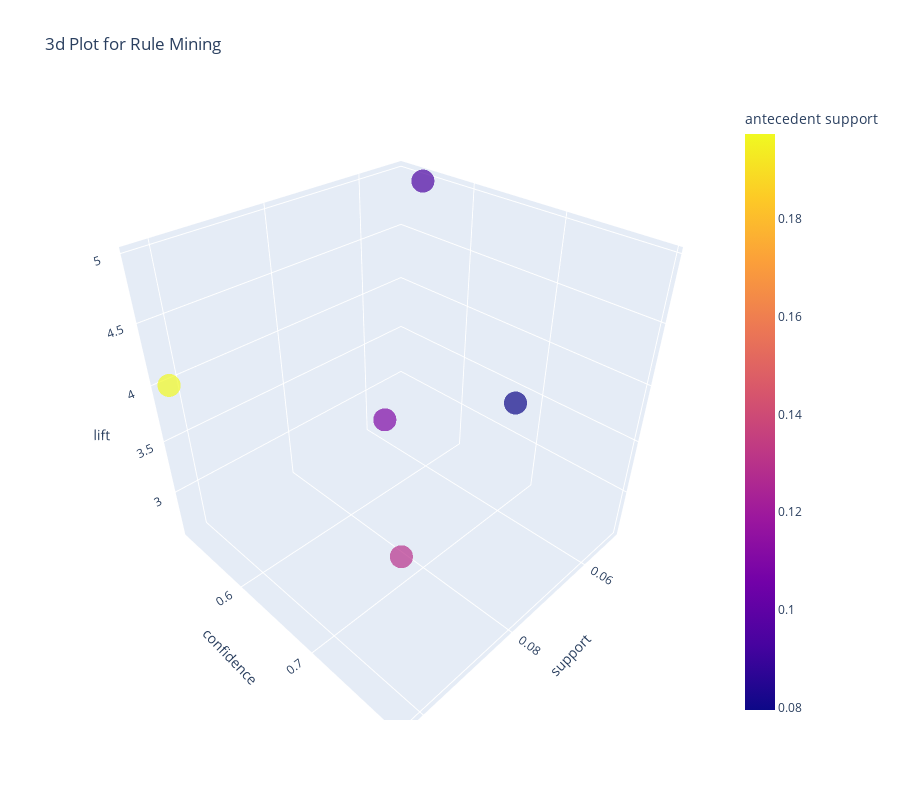

The cell this chart's notebook holds for it:
### Code cell
plot_model(model2, plot = '3d')

### Figure 1 — Plotly figure (JSON) as saved in the notebook; plotly's stock layout.template omitted (floating-point values rounded to 4 significant figures)
{"data": [{"customdata": [["ROUND SNACK BOXES SET OF 4 FRUITS ", "ROUND SNACK BOXES SET OF4 WOODLAND "], ["SPACEBOY LUNCH BOX ", "ROUND SNACK BOXES SET OF4 WOODLAND "], ["PLASTERS IN TIN CIRCUS PARADE ", "PLASTERS IN TIN WOODLAND ANIMALS"], ["ROUND SNACK BOXES SET OF4 WOODLAND ", "ROUND SNACK BOXES SET OF 4 FRUITS "], ["PLASTERS IN TIN WOODLAND ANIMALS", "ROUND SNACK BOXES SET OF4 WOODLAND "]], "hovertemplate": "support=%{x}<br>confidence=%{y}<br>lift=%{z}<br>antecedents=%{customdata[0]}<br>consequents=%{customdata[1]}<br>antecedent support=%{marker.color}<extra></extra>", "legendgroup": "", "marker": {"color": [0.1294, 0.0796, 0.0945, 0.1973, 0.1095], "coloraxis": "coloraxis", "opacity": 0.7, "symbol": "circle"}, "mode": "markers", "name": "", "scene": "scene", "showlegend": false, "type": "scatter3d", "x": [0.1028, 0.0547, 0.0514, 0.1028, 0.0564], "y": [0.7949, 0.6875, 0.5439, 0.521, 0.5152], "z": [4.028, 3.484, 4.969, 4.028, 2.61]}], "layout": {"coloraxis": {"colorbar": {"title": {"text": "antecedent support"}}, "colorscale": [[0, "#0d0887"], [0.1111, "#46039f"], [0.2222, "#7201a8"], [0.3333, "#9c179e"], [0.4444, "#bd3786"], [0.5556, "#d8576b"], [0.6667, "#ed7953"], [0.7778, "#fb9f3a"], [0.8889, "#fdca26"], [1, "#f0f921"]]}, "height": 800, "legend": {"tracegroupgap": 0}, "scene": {"domain": {"x": [0, 1], "y": [0, 1]}, "xaxis": {"title": {"text": "support"}}, "yaxis": {"title": {"text": "confidence"}}, "zaxis": {"title": {"text": "lift"}}}, "title": {"text": "3d Plot for Rule Mining"}, "width": 900}}
